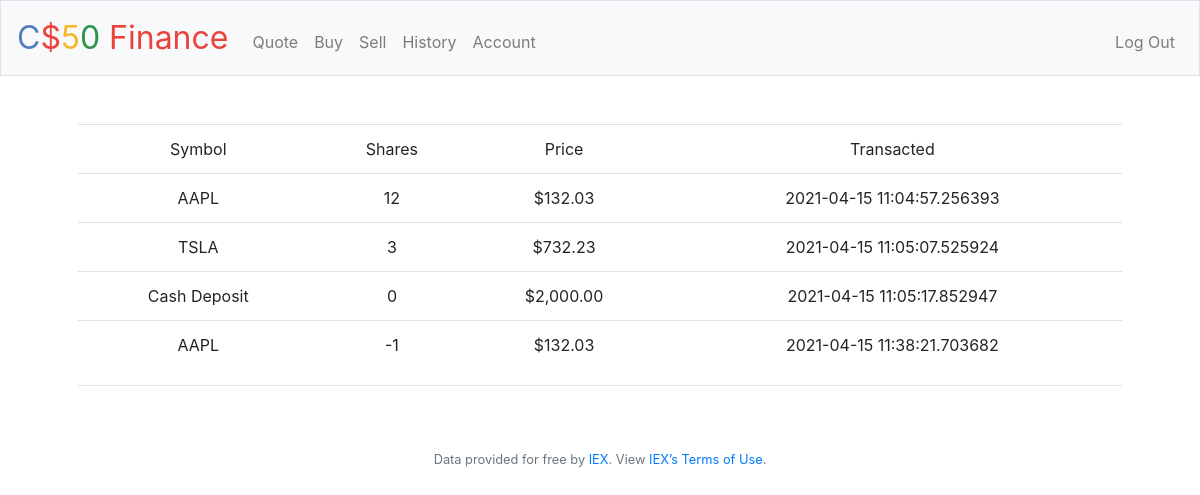
Page /history (signed in) on the earlier database version.
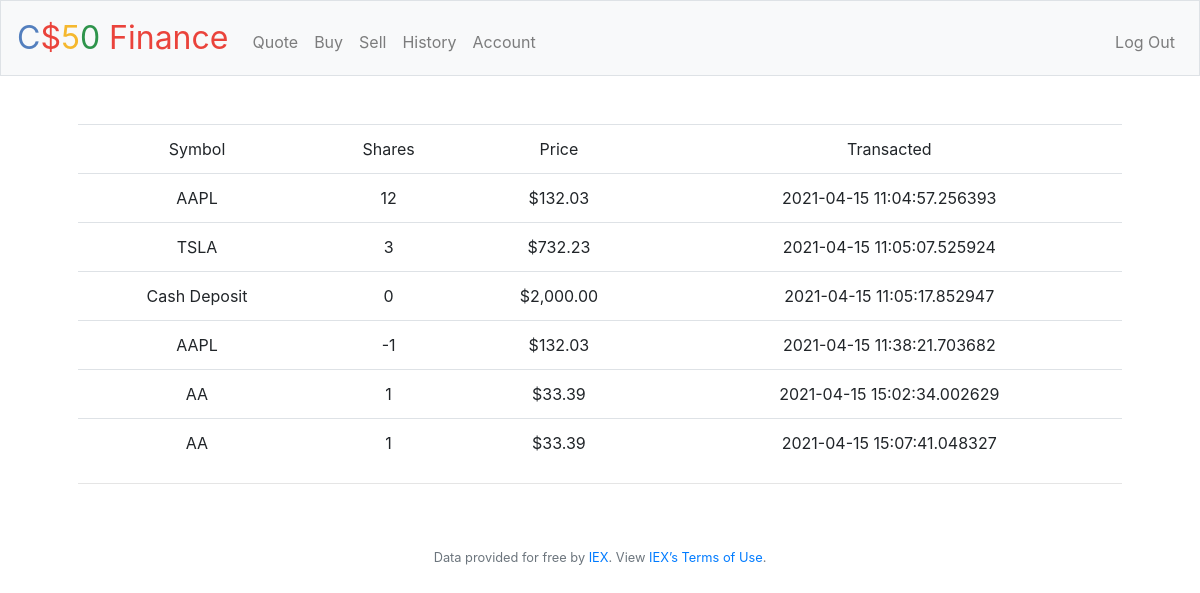
Same page on the later database version.
### tables this page shows
CREATE TABLE history (
id integer primary key autoincrement,
user TEXT NOT NULL,
user_pk int NOT NULL,
timestamp TEXT NOT NULL,
symbol TEXT NOT NULL,
delta_shares int NOT NULL,
price_share REAL NOT NULL
);

### application.py (the view)
@app.route("/history")
@login_required
def history():
    transactions = db.execute("SELECT * FROM history WHERE user_pk=?", session.get("user_id"))
    return render_template("history.html", trans=transactions)

### application.py (called while the page is built)
@app.after_request
def after_request(response):
    response.headers["Cache-Control"] = "no-cache, no-store, must-revalidate"
    response.headers["Expires"] = 0
    response.headers["Pragma"] = "no-cache"
    return response

### helpers.py (called while the page is built)
def login_required(f):
    @wraps(f)
    def decorated_function(*args, **kwargs):
        if session.get("user_id") is None:
            return redirect("/login")
        return f(*args, **kwargs)
    return decorated_function

def usd(value):
    return f"${value:,.2f}"

### templates/history.html (shortened to what this page needs)
{% extends "layout.html" %}
{% block main %}
    <form action="/history" method="get">
    <div class="table-hover">
        <table class="table">
            <thead>
                <td scope="col">Symbol</td>
                <td scope="col">Shares</td>
                <td scope="col">Price</td>
                <td scope="col">Transacted</td>
            </thead>
            <tbody>
                {% for tran in trans %}
                <tr>
                        <td>{{ tran.symbol }}</td>
                        <td>{{ tran.delta_shares }}</td>
                        <td>{{ tran.price_share | usd }}</td>
                        <td>{{ tran.timestamp }}</td>
                </tr>
                {% endfor %}
            </tbody>
        </table>
    </div>
    </form>
    <hr>
{% endblock %}

### templates/layout.html (shortened to what this page needs)
<!DOCTYPE html>
<html lang="en">
    <head>
        <link rel="stylesheet" href="https://cdn.jsdelivr.net/npm/bootstrap@4.5.3/dist/css/bootstrap.min.css">
        <link href="/static/styles.css" rel="stylesheet">
    </head>
    <body>
        <nav class="navbar navbar-expand-md navbar-light bg-light border">
            <a class="navbar-brand" href="/"><span class="blue">C</span><span class="red">$</span><span class="yellow">5</span><span class="green">0</span> <span class="red">Finance</span></a>
            <div class="collapse navbar-collapse" id="navbar">
                {% if session.user_id %}
                    <ul class="navbar-nav mr-auto mt-2">
                        <li class="nav-item"><a class="nav-link" href="/quote">Quote</a></li>
                        <li class="nav-item"><a class="nav-link" href="/buy">Buy</a></li>
                        <li class="nav-item"><a class="nav-link" href="/sell">Sell</a></li>
                        <li class="nav-item"><a class="nav-link" href="/history">History</a></li>
                        <li class="nav-item"><a class="nav-link" href="/account">Account</a></li>
                    </ul>
                    <ul class="navbar-nav ml-auto mt-2">
                        <li class="nav-item"><a class="nav-link" href="/logout">Log Out</a></li>
                    </ul>
                {% else %}
                    <ul class="navbar-nav ml-auto mt-2">
                        <li class="nav-item"><a class="nav-link" href="/register">Register</a></li>
                        <li class="nav-item"><a class="nav-link" href="/login">Log In</a></li>
                    </ul>
                {% endif %}
            </div>
        </nav>
        <main class="container p-5">
            {% block main %}{% endblock %}
        </main>
        <footer class="small text-center text-muted">
            Data provided for free by <a href="https://iextrading.com/developer">IEX</a>. View <a href="https://iextrading.com/api-exhibit-a/">IEX’s Terms of Use</a>.
        </footer>
    </body>
</html>

### static/styles.css (style rules this page uses)
nav .navbar-brand { font-size: xx-large; }
nav .navbar-brand .blue { color: #537fbe; }
nav .navbar-brand .red { color: #ea433b; }
nav .navbar-brand .yellow { color: #f5b82e; }
nav .navbar-brand .green { color: #2e944b; }
main { overflow-x: auto; text-align: center; }

Differences in the rows shown:
added history: symbol "AA", delta_shares "1", price_share "$33.39", timestamp "2021-04-15 15:02:34.002629"
added history: symbol "AA", delta_shares "1", price_share "$33.39", timestamp "2021-04-15 15:07:41.048327"
